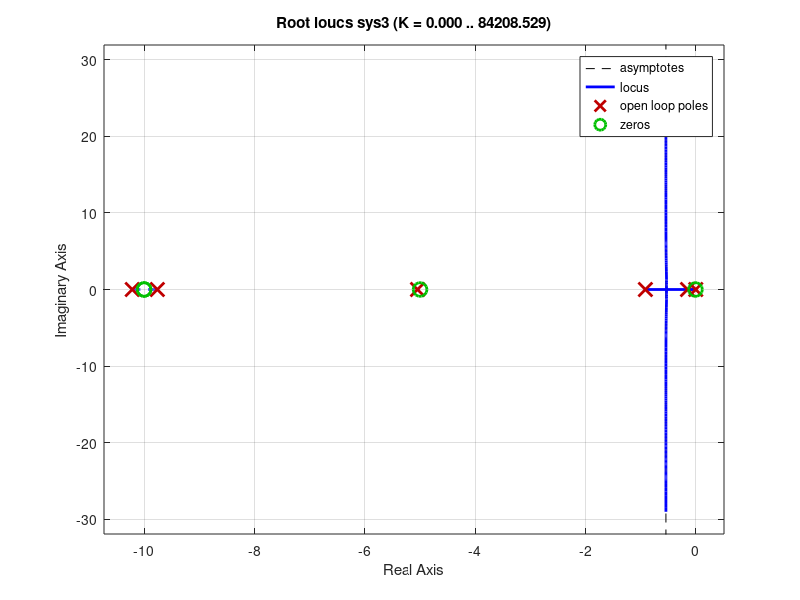

Write the MATLAB code that produced this figure.
clc;
close all;
clear all;
ngp=[0.1];
dgp=[1,1,0];
gp=tf(ngp,dgp);
nh=[100];
dh=[1,20,100];
h=tf(nh,dh)
s2=[1,0,0];
s3=tf(1,s2);
nga=[10];
dga=[1,5];
ga=tf(nga,dga);
%system 3
e=series(ga,h);
dadd=[10,1]
nadd=[10*10,1]
add=tf(nadd,dadd)
f=series(gp,(0.1/10)*add)
sys3=feedback(f,2.2865*e)
rlocus(sys3)
%margin(sys3)
%nyquist(sys3)
%step(sys3)